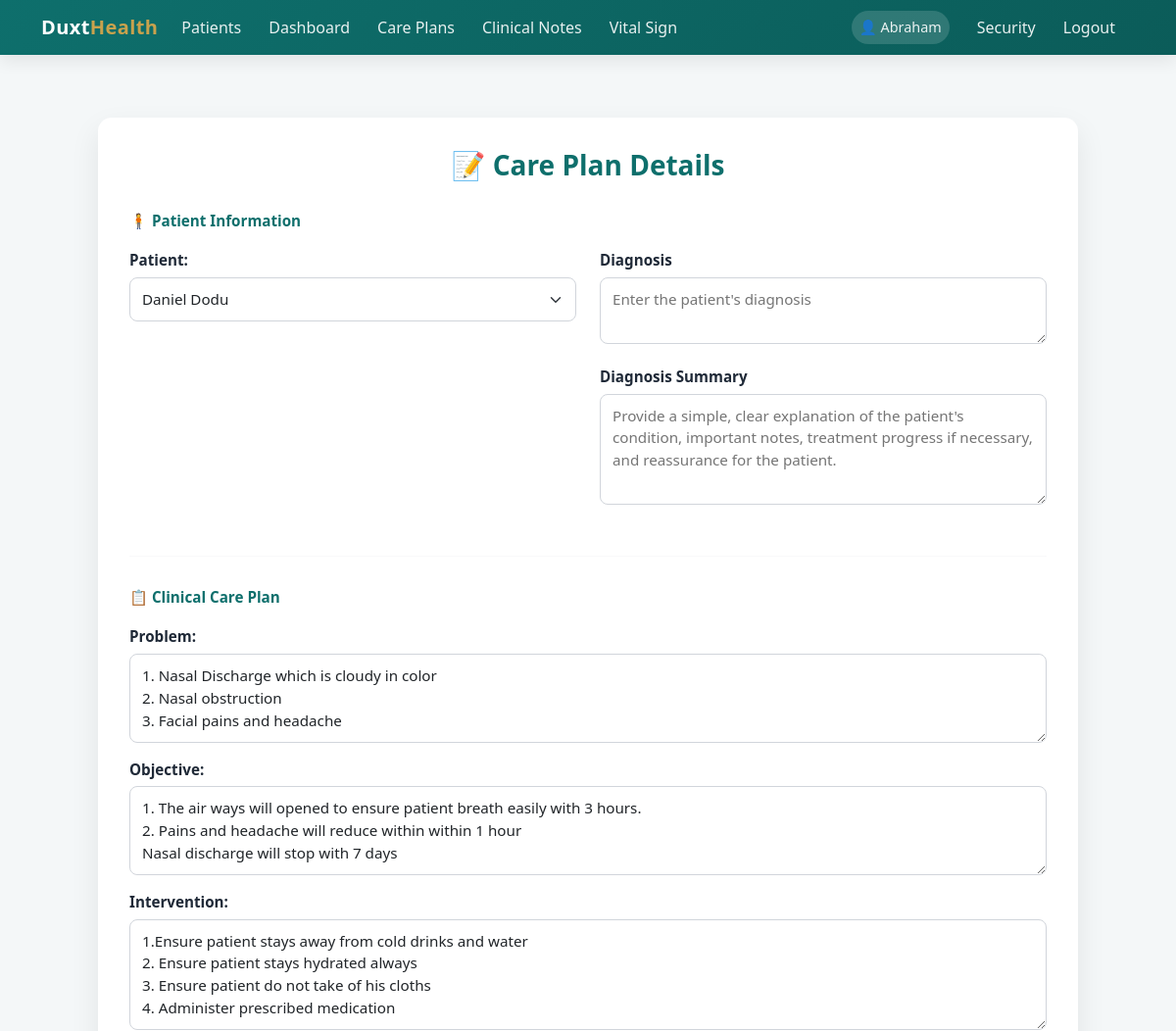
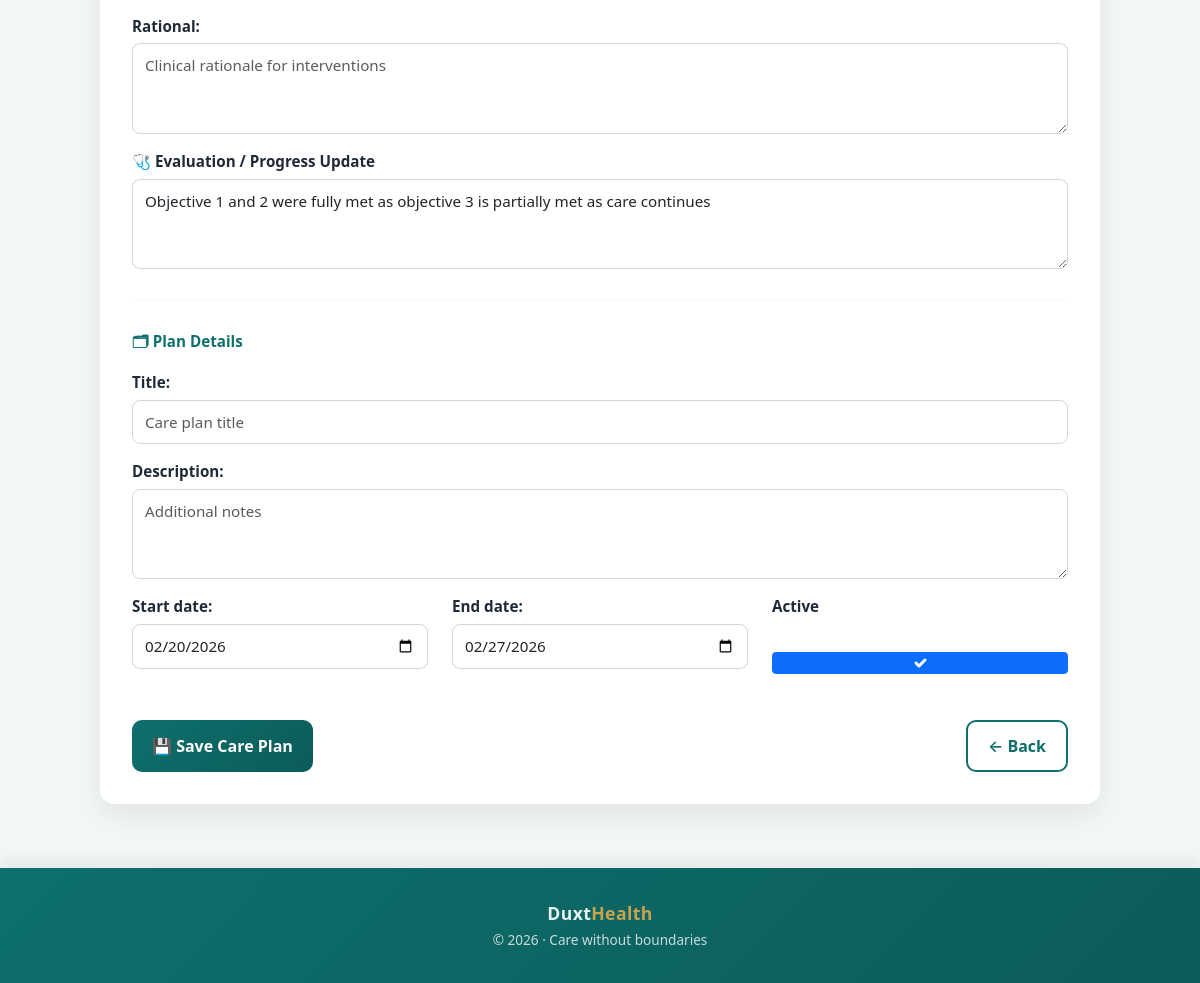
The app's page /careplans/40/update/ (signed in) with its own data (2 pictures, top to bottom).
### homecare/models.py (models this page shows, shortened)
class CarePlan(models.Model):
    patient = models.ForeignKey(Patient, on_delete=models.CASCADE, related_name='care_plans')
    created_by = models.ForeignKey(HealthProfessional, on_delete=models.SET_NULL, null=True, related_name='created_care_plans')
    title = models.CharField(max_length=200, null = True, blank = True)
    problem = models.TextField(null = True, blank= True)
    objective = models.TextField(null = True, blank = True)
    intervention = models.TextField(null = True, blank = True)
    rational = models.TextField(null = True, blank = True)
    evaluation = models.TextField(null = True, blank = True)
    description = models.TextField(null=True, blank=True)
    start_date = models.DateField()
    end_date = models.DateField(null=True, blank=True)
    is_active = models.BooleanField(default=True)
    STATUS_CHOICES = [
    ('ongoing', 'Ongoing'),
    ('achieved', 'Goals Achieved'),
    ('partially_achieved', 'Partially Achieved'),
    ('not_achieved', 'Goals Not Achieved'),
    ('discontinued', 'Discontinued'),
    ]
    status = models.CharField(
    max_length=30,
    choices=STATUS_CHOICES,
    default='ongoing',
    db_index=True,)
    closed_at = models.DateTimeField(
    null=True,
    blank=True,
    )
    closure_notes = models.TextField(
    blank=True,
    default='',
    )
    created_at = models.DateTimeField(default=timezone.now)

### homecare/views.py (the view)
# urls.py: path('careplans/<int:pk>/update/', views.careplan_update, name='careplan_update'),
@login_required
@role_required(['admin', 'doctor', 'nurse'])
def careplan_update(request, pk):
    original = get_object_or_404(CarePlan, pk=pk)
    if request.method == 'POST':
        form = CarePlanForm(
            request.POST,
            instance=original,
            user=request.user
        )
        if form.is_valid():
            addendum = form.save(commit=False)
            addendum.pk = None                 # create new row (history preserved)
            addendum.is_addendum = True
            addendum.original = original
            addendum.created_by = getattr(request.user, 'healthprofessional', None)
            addendum.save()
            diagnosis_text = form.cleaned_data.get('diagnosis')
            diagnosis_summary = form.cleaned_data.get('diagnosis_summary')
            if diagnosis_text:
                DiagnosisRecord.objects.create(
                    patient=addendum.patient,
                    diagnosis=diagnosis_text,
                    summary=diagnosis_summary or "",
                    created_by=request.user
                )
            return redirect('homecare:careplan_list')
    else:
        form = CarePlanForm(
            instance=original,
            user=request.user
        )
    return render(request, 'homecare/careplan_form.html', {
        'form': form
    })

### homecare/models.py (called while the page is built)
    def __str__(self):
        return f"{self.first_name} {self.last_name}"

### homecare/utils/access.py (called while the page is built)
def get_visible_patients(user):
    if not user or not user.is_authenticated:
        return Patient.objects.none()
    if not hasattr(user, "healthprofessional"):
        return Patient.objects.none()
    hp = user.healthprofessional
    base_queryset = Patient.objects.filter(is_active=True)
    if hp.role == "admin":
        return base_queryset
    if hp.role in ["doctor", "nurse", "caregiver"]:
        return base_queryset.filter(
            assignments__professional=hp
        ).distinct()
    return Patient.objects.none()

### homecare/templates/homecare/careplan_form.html (shortened to what this page needs)
{% extends 'bases.html' %}
{% block content %}
<div class="form-card">
  <h3>
    {% if form.instance.pk %}
      📝 Care Plan Details
    {% else %}
      ➕ Create New Care Plan
    {% endif %}
  </h3>
  <form method="post" novalidate>
    <div class="section-title">🧍 Patient Information</div>
    <div class="row mb-4">
      <div class="col-md-6">
        {{ form.patient.label_tag }}
        {{ form.patient }}
      </div>
      <div class="col-md-6">
        <div class="mb-3">
          <label>Diagnosis</label>
          <textarea name="diagnosis" rows="2" placeholder="Enter the patient's diagnosis">{{ patient.diagnosis }}</textarea>
        </div>
        <div class="mb-3">
          <label>Diagnosis Summary</label>
          <textarea name="diagnosis_summary" rows="4" placeholder="Provide a simple, clear explanation of the patient's condition, important notes, treatment progress if necessary, and reassurance for the patient.">{{ patient.diagnosis_summary }}</textarea>
        </div>
      </div>
    </div>
    <hr>
    <div class="section-title">📋 Clinical Care Plan</div>
    <div class="mb-3">
      {{ form.problem.label_tag }}
      {{ form.problem }}
    </div>
    <div class="mb-3">
      {{ form.objective.label_tag }}
      {{ form.objective }}
    </div>
    <div class="mb-3">
      {{ form.intervention.label_tag }}
      {{ form.intervention }}
    </div>
    <div class="mb-3">
      {{ form.rational.label_tag }}
      {{ form.rational }}
    </div>
    <div class="mb-4">
      <label>🩺 Evaluation / Progress Update</label>
      {{ form.evaluation }}
    </div>
    <hr>
    <div class="section-title">🗂 Plan Details</div>
    <div class="mb-3">
      {{ form.title.label_tag }}
      {{ form.title }}
    </div>
    <div class="mb-3">
      {{ form.description.label_tag }}
      {{ form.description }}
    </div>
    <div class="row">
      <div class="col-md-4 mb-3">
        {{ form.start_date.label_tag }}
        {{ form.start_date }}
      </div>
      <div class="col-md-4 mb-3">
        {{ form.end_date.label_tag }}
        {{ form.end_date }}
      </div>
      <div class="col-md-4 mb-3">
        <label>Active</label><br>
        {{ form.is_active }}
      </div>
    </div>
    <div class="form-actions">
      <button type="submit" class="btn-duxt">
        💾 Save Care Plan
      </button>
      <a href="{% url 'homecare:careplan_list' %}" class="btn-outline-duxt">
        ← Back
      </a>
    </div>
  </form>
</div>
{% endblock %}

### templates/bases.html (shortened to what this page needs)
<!DOCTYPE html>
<html lang="en">
<head>
  <link href="https://cdn.jsdelivr.net/npm/bootstrap@5.3.0/dist/css/bootstrap.min.css" rel="stylesheet" />
</head>
<body>
<nav class="navbar navbar-expand-lg navbar-dark">
  <div class="container">
    <a class="navbar-brand" href="{% url 'homecare:home' %}">
      Duxt<span>Health</span>
    </a>
    <div class="collapse navbar-collapse" id="navbarNav">
      <ul class="navbar-nav">
        <li class="nav-item">
          <a class="nav-link" href="{% url 'homecare:patient_list' %}">Patients</a>
        </li>
        <li class="nav-item">
          <a class="nav-link" href="{% url 'homecare:homecare_home' %}">Dashboard</a>
        </li>
        <li class="nav-item">
          <a class="nav-link" href="{% url 'homecare:careplan_list' %}">Care Plans</a>
        </li>
        <li class="nav-item">
          <a class="nav-link" href="{% url 'homecare:doctornote_list' %}">Clinical Notes</a>
        </li>
        <li class="nav-item">
          <a class="nav-link" href="{% url 'homecare:vitalsign_list' %}">Vital Sign</a>
        </li>
      </ul>
      <ul class="navbar-nav ms-auto align-items-lg-center">
        {% if user.is_authenticated %}
          <li class="nav-item me-2">
            <span class="nav-link user-badge">👤 {{ user.first_name|capfirst }}</span>
          </li>
          <li class="nav-item">
            <a class="nav-link" href="{% url 'password_change' %}">Security</a>
          </li>
          <li class="nav-item">
            <a class="nav-link" href="{% url 'logout' %}">Logout</a>
          </li>
        {% endif %}
      </ul>
    </div>
  </div>
</nav>
<main class="container my-4">
  {% block content %}{% endblock %}
</main>
<footer class="footer text-center">
  <div class="container">
    <p class="mb-1 footer-brand">
      Duxt<span>Health</span>
    </p>
    <p class="footer-tagline mb-0">
      © 2026 · Care without boundaries
    </p>
  </div>
</footer>
</body>
</html>

### templates/bases.html (style rules this page uses)
:root { --duxt-primary: #0E6F6C; --duxt-secondary: #7ED6C2; --duxt-gold: #C9A24D; --duxt-dark: #1F2937; --duxt-bg: #f4f7f8; --duxt-gradient: linear-gradient(135deg, #0E6F6C, #0b5c59); }
body { font-family: "Segoe UI", system-ui, -apple-system, BlinkMacSystemFont, sans-serif; background-color: var(--duxt-bg); color: var(--duxt-dark); min-height: 100vh; display: flex; flex-direction: column; }
.navbar { background: var(--duxt-gradient); box-shadow: 0 6px 18px rgba(0,0,0,.08); }
.navbar-brand { font-weight: 700; font-size: 1.25rem; letter-spacing: 0.4px; }
.navbar-brand span { color: var(--duxt-gold); }
.nav-link { color: rgba(255,255,255,.9) !important; font-weight: 500; margin-right: 12px; transition: color .2s ease; }
.user-badge { background: rgba(255,255,255,.15); padding: 6px 14px; border-radius: 20px; font-size: 0.9rem; }
main.container { max-width: 1200px; flex: 1; }
footer.footer { background: var(--duxt-gradient); color: rgba(255,255,255,.9); padding: 2rem 0; box-shadow: 0 -6px 18px rgba(0,0,0,.08); }
.footer-brand { font-weight: 700; font-size: 1.1rem; letter-spacing: 0.4px; }
.footer-brand span { color: var(--duxt-gold); }
.footer-tagline { font-size: 0.85rem; opacity: 0.85; }

### homecare/templates/homecare/careplan_form.html (style rules this page uses)
.form-card { max-width: 1000px; margin: 40px auto; padding: 32px; background: #ffffff; border-radius: 14px; box-shadow: 0 12px 30px rgba(0,0,0,.08); }
.form-card h3 { font-weight: 700; margin-bottom: 28px; color: var(--duxt-primary); text-align: center; }
.section-title { font-weight: 700; font-size: 0.95rem; margin-bottom: 18px; color: var(--duxt-primary); }
.form-card label { font-weight: 600; margin-bottom: 6px; display: block; color: var(--duxt-dark); font-size: 0.95rem; }
.form-card input, .form-card textarea, .form-card select { width: 100%; padding: 10px 12px; border: 1px solid #d1d5db; border-radius: 8px; font-size: 0.95rem; transition: border-color .2s ease, box-shadow .2s ease; }
.form-card textarea { resize: vertical; }
hr { margin: 30px 0; border: none; height: 1px; background: #e5e7eb; }
.btn-duxt { display: inline-block; padding: 12px 20px; background: linear-gradient(135deg, var(--duxt-primary), #0b5c59); color: #ffffff; font-weight: 600; border: none; border-radius: 10px; cursor: pointer; transition: transform .15s ease, box-shadow .15s ease; text-decoration: none; }
.btn-outline-duxt { display: inline-block; padding: 12px 20px; border: 2px solid var(--duxt-primary); color: var(--duxt-primary); background: transparent; border-radius: 10px; font-weight: 600; text-decoration: none; transition: all .2s ease; }
.form-actions { margin-top: 30px; display: flex; justify-content: space-between; flex-wrap: wrap; gap: 12px; }

### records on screen
CarePlan: patient "Daniel Dodu", problem "1. Nasal Discharge which is cloudy in color 2. Nasal obstruction 3. Facial pains and headache", objective "1. The air ways will opened to ensure patient breath easily with 3 hours. 2. Pains and headache will reduce within within 1 hour Nasal discharge will stop with 7 days", intervention "1.Ensure patient stays away from cold drinks and water 2. Ensure patient stays hydrated always 3. Ensure patient do not take of his cloths 4. Administer prescribed medication", evaluation "Objective 1 and 2 were fully met as objective 3 is partially met as care continues", start_date "02/20/2026", end_date "02/27/2026", is_active "☑"

### other values on screen
{{ user.first_name|capfirst }} "Abraham"
